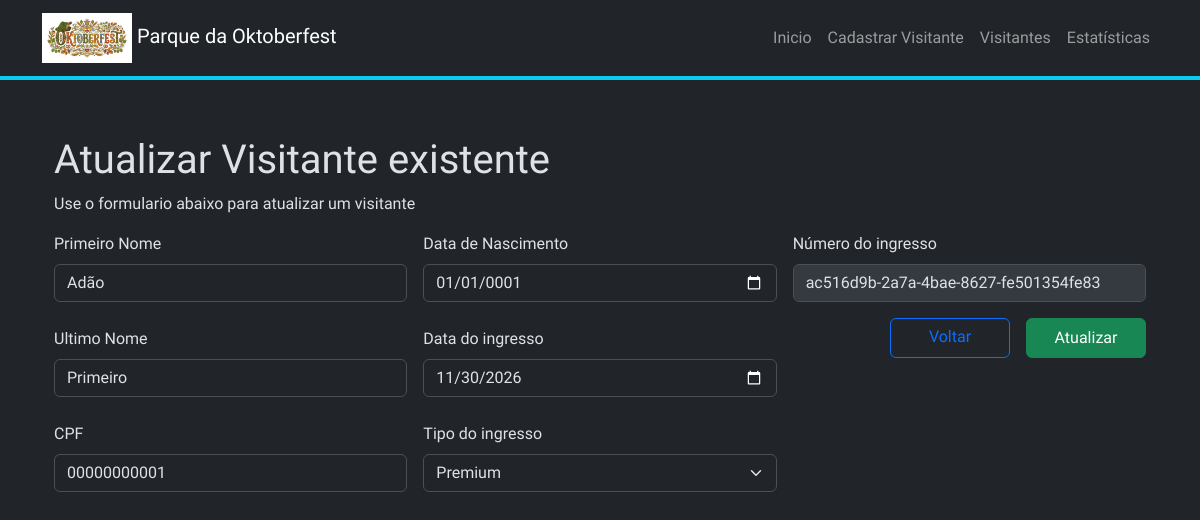
The app's page /visitors/update/14/ with its own data.
### app/models.py (models this page shows, shortened)
class Visitor(models.Model):
    first_name = models.CharField(max_length=100)
    last_name = models.CharField(max_length=100)
    cpf = models.CharField(max_length=11, unique=True, error_messages={
         'unique': 'Já existe um visitante com este CPF cadastrado no sistema.'
    })
    birth_date = models.DateField()
    ticket_date = models.DateField()
    ticket_type = models.IntegerField(choices=TicketType.choices)
    ticket_number = models.CharField(255)

### app/views.py (the view)
# urls.py: path('visitors/update/<int:id>/', views.update_visitor, name='update_visitor'),
def update_visitor(request, id):
    visitor = Visitor.objects.get(pk=id)
    if request.method == 'POST':
        visitor_form = UpdateVisitorForm(request.POST, instance=visitor)
        if visitor_form.is_valid():
            visitor_form.save()
            return redirect('visitors')
    else:
        visitor_form = UpdateVisitorForm(instance=visitor)
    response = {
        'visitor': visitor,
        'form': visitor_form
    }
    return render(request, 'update-visitor.html', response)

### app/forms/update_visitor_form.py
class UpdateVisitorForm(forms.ModelForm):
    class Meta:
        model = Visitor
        fields = [
            'first_name',
            'last_name',
            'cpf',
            'birth_date',
            'ticket_date',
            'ticket_type'
        ]

### app/templates/update-visitor.html (shortened to what this page needs)
{% extends 'base.html' %}
{% block content %}
    <div class="container-fluid pt-5">
        <h1>Atualizar Visitante existente</h1>
        <p>Use o formulario abaixo para atualizar um visitante</p>
        <form action="./" method="post">
            <div class="d-flex gap-3 flex-wrap">
                <div class="col">
                    <div>
                        <label for="first_name" class="form-label">Primeiro Nome</label>
                        <input type="text" class="form-control" id="first_name" name="first_name"
                            value="{{ form.instance.first_name }}">
                        <div class="form-text text-danger">
                        </div>
                    </div>
                    <div>
                        <label for="last_name" class="form-label"> Ultimo Nome</label>
                        <input type="text" class="form-control" id="last_name" name="last_name"
                            value="{{ form.instance.last_name }}">
                        <div class="form-text text-danger">
                        </div>
                    </div>
                    <div>
                        <label for="cpf" class="form-label">CPF</label>
                        <input type="text" class="form-control" id="cpf" name="cpf"
                            value="{{ form.instance.cpf }}">
                        <div class="form-text text-danger">
                        </div>
                    </div>
                </div>
                <div class="col">
                    <div>
                        <label for="birth_date" class="form-label">Data de Nascimento</label>
                        <input type="date" class="form-control" id="birth_date" name="birth_date"
                            value="{{ form.instance.birth_date|date:'Y-m-d' }}">
                        <div class="form-text text-danger">
                        </div>
                    </div>
                    <div>
                        <label for="ticket_date" class="form-label">Data do ingresso</label>
                        <input type="date" class="form-control" id="ticket_date" name="ticket_date"
                            value="{{ form.instance.ticket_date|date:'Y-m-d' }}">
                        <div class="form-text text-danger">
                        </div>
                    </div>
                    <div>
                        <label for="ticket_type" class="form-label">Tipo do ingresso</label>
                        <select class="form-select" id="ticket_type" name="ticket_type">
                            <option value="3"{% if form.instance.ticket_type == 3 %} selected{% endif %}>Premium</option>
                        </select>
                    </div>
                </div>
                <div class="col">
                    <div>
                        <label for="ticket_number" class="form-label">Número do ingresso</label>
                        <input type="text" class="form-control" id="ticket_number" value="{{ form.instance.ticket_number }}"
                            disabled>
                    </div>
                    <div class="d-flex justify-content-end gap-3">
                        <a href="../../" class="btn btn-outline-primary mt-3 btn-custom">Voltar</a>
                        <input type="submit" value="Atualizar" class="btn btn-success mt-3 btn-custom">
                    </div>
                </div>
            </div>
        </form>
    </div>
{% endblock %}

### app/static/visitors/css/style.css (style rules this page uses)
:root { --bs-body-font-family: 'Futura', sans-serif; }
.btn-custom { width: 120px; height: 40px; }

### records on screen
Visitor: first_name "Adão", last_name "Primeiro", cpf "00000000001", birth_date "01/01/0001", ticket_date "11/30/2026", ticket_type "Premium", instance.ticket_number "ac516d9b-2a7a-4bae-8627-fe501354fe83"
